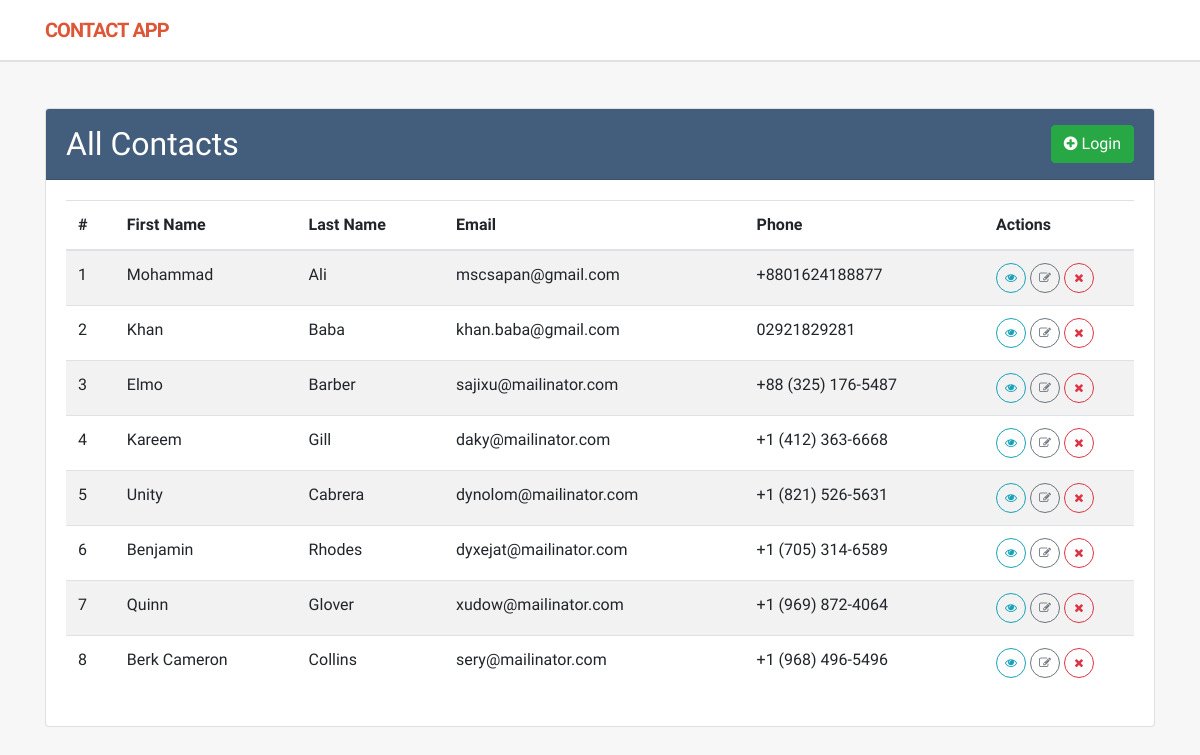
The app's page /, older data.
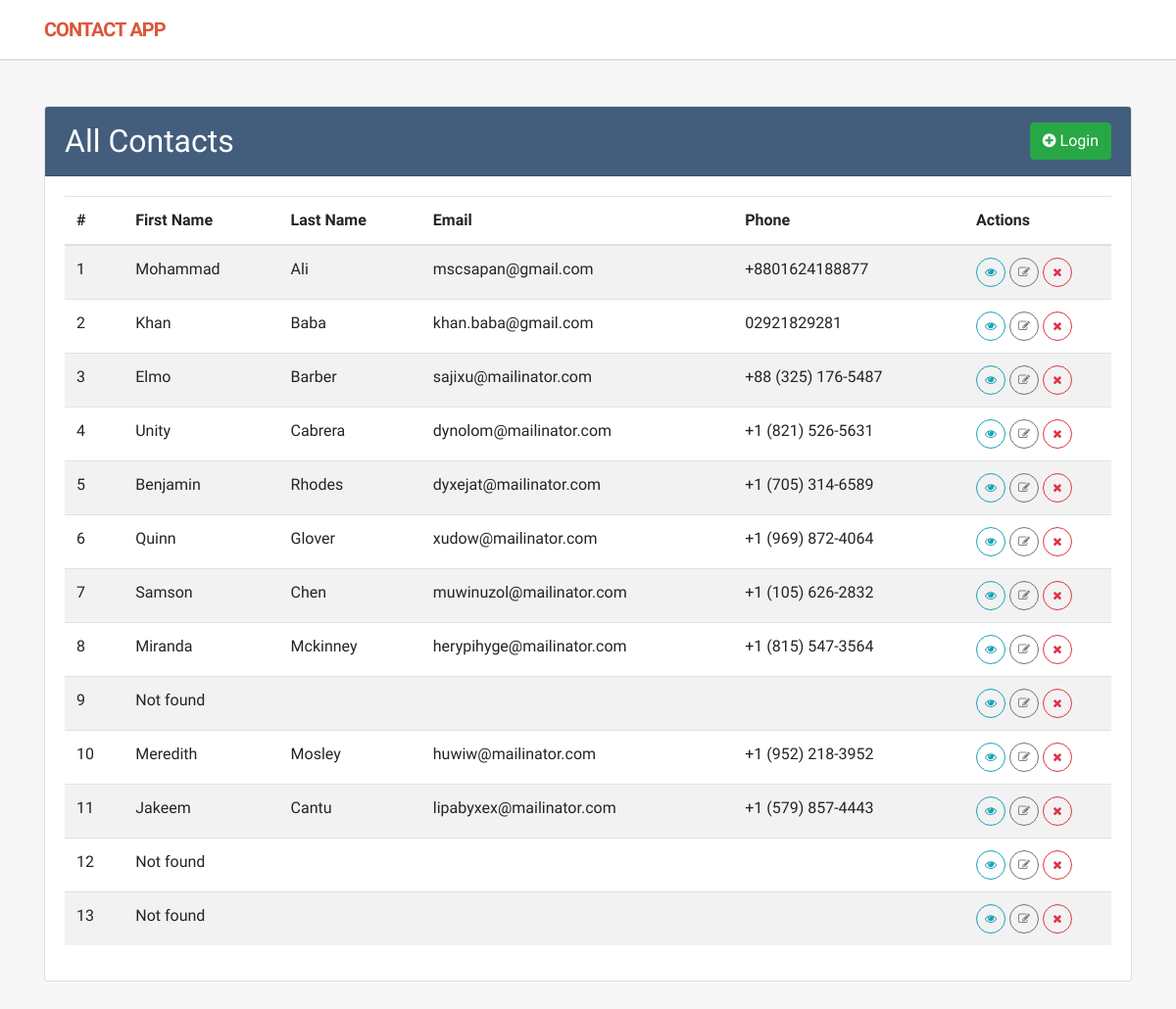
The same page, newer data.
### contactapp/models.py (models this page shows, shortened)
class Contact(models.Model):
    first_name = models.CharField(max_length=50)
    last_name = models.CharField(max_length=50)
    email = models.EmailField()
    phone = models.CharField(max_length=15)
    address = models.CharField(max_length=120)
    class Meta:
        ordering = ['id'] #Ascending

### contactapp/views.py (the view)
# urls.py: 2. Add a URL to urlpatterns:  path('', views.home, name='home')
def home(request):
    contacts = Contact.objects.all()
    return render(request,'index.html',context={'contacts': contacts})

### templates/index.html (shortened to what this page needs)
{% load static %}
<!DOCTYPE html>
<html lang="en">
<head>
  <link href="https://cdnjs.cloudflare.com/ajax/libs/font-awesome/4.7.0/css/font-awesome.min.css" rel="stylesheet">
  <link href="{% static 'css/bootstrap.min.css' %}" rel="stylesheet">
  <link href="{% static 'css/custom.css' %}" rel="stylesheet">
</head>
<body>
  <nav class="navbar navbar-expand-lg navbar-light">
    <div class="container">
      <a class="navbar-brand text-uppercase" href="{% url 'home' %}">
        <strong>Contact</strong> App
      </a>
    </div>
  </nav>
  <main class="py-5">
    <div class="container">
      <div class="row">
        <div class="col-md-12">
          <div class="card">
            <div class="card-header card-title">
              <div class="d-flex align-items-center">
                <h2 class="mb-0">All Contacts</h2>
                <div class="ml-auto">
                  {% if request.user.is_authenticated %}
                  <a href="{% url 'add-contact' %}" class="btn btn-success"><i class="fa fa-plus-circle"></i> Add
                    New</a>
                  {% else %}
                  <a href="{% url 'login-first' %}" class="btn btn-success"><i class="fa fa-plus-circle"></i> Login </a>
                  {% endif %}
                </div>
              </div>
            </div>
            <div class="card-body">
              <table class="table table-striped table-hover">
                <thead>
                  <tr>
                    <th scope="col">#</th>
                    <th scope="col">First Name</th>
                    <th scope="col">Last Name</th>
                    <th scope="col">Email</th>
                    <th scope="col">Phone</th>
                    <th scope="col">Actions</th>
                  </tr>
                </thead>
                <tbody>
                  {% for content in contacts %}
                  <tr>
                    <td>{{ forloop.counter }}</td>
                    <td>{{ content.first_name|default:'Not found' }}</td>
                    <td>{{ content.last_name }}</td>
                    <td>{{ content.email }}</td>
                    <td>{{ content.phone }}</td>
                    <td width="150">
                      <a href="{% url 'show-contact' content.id %}" class="btn btn-sm btn-circle btn-outline-info"
                        title="Show"><i class="fa fa-eye"></i></a>
                      <a href="{% url 'edit-contact' content.id %}" class="btn btn-sm btn-circle btn-outline-secondary"
                        title="Edit"><i class="fa fa-edit"></i></a>
                      <a href="{% url 'delete-contact' content.id %}" class="btn btn-sm btn-circle btn-outline-danger"
                        title="Delete" onclick="confirm('Are you sure?')"><i class="fa fa-times"></i></a>
                    </td>
                  </tr>
                  {% endfor %}
                </tbody>
              </table>
            </div>
          </div>
        </div>
      </div>
    </div>
  </main>
</body>
</html>

### static/css/custom.css (style rules this page uses)
body { font-family: 'Varela Round', sans-serif; background-color: #f7f7f7; }
.navbar { background: #fff; -moz-box-shadow: rgba(0, 0, 0, 0.09) 0 2px 0; -webkit-box-shadow: rgba(0, 0, 0, 0.09) 0 2px 0; box-shadow: rgba(0, 0, 0, 0.09) 0 2px 0; padding: 10px 16px; }
.navbar .navbar-brand { font-weight: bold; letter-spacing: -1px; font-size: 20px; color: #dd5638; }
.btn-circle { width: 30px; height: 30px; text-align: center; padding: 6px 0; font-size: 12px; line-height: 1.428571429; border-radius: 15px; }
.card-title { color: #fff; background: #435d7d; padding: 16px 20px; }

Row changes from the older to the newer data that the page shows:
removed Contact: first_name "Kareem", last_name "Gill", email "daky@mailinator.com", phone "+1 (412) 363-6668"
removed Contact: first_name "Berk Cameron", last_name "Collins", email "sery@mailinator.com", phone "+1 (968) 496-5496"
added Contact: first_name "Samson", last_name "Chen", email "muwinuzol@mailinator.com", phone "+1 (105) 626-2832"
added Contact: first_name "Miranda", last_name "Mckinney", email "herypihyge@mailinator.com", phone "+1 (815) 547-3564"
added Contact: first_name "Not found"
added Contact: first_name "Meredith", last_name "Mosley", email "huwiw@mailinator.com", phone "+1 (952) 218-3952"
added Contact: first_name "Jakeem", last_name "Cantu", email "lipabyxex@mailinator.com", phone "+1 (579) 857-4443"
added Contact: first_name "Not found"
added Contact: first_name "Not found"
